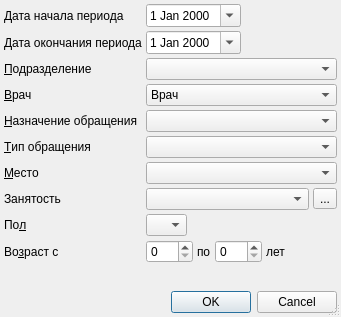
<?xml version="1.0" encoding="UTF-8"?>
<ui version="4.0">
 <class>PersonVisitsSetupDialog</class>
 <widget class="QDialog" name="PersonVisitsSetupDialog">
  <property name="windowModality">
   <enum>Qt::ApplicationModal</enum>
  </property>
  <property name="geometry">
   <rect>
    <x>0</x>
    <y>0</y>
    <width>341</width>
    <height>317</height>
   </rect>
  </property>
  <property name="windowTitle">
   <string>параметры отчёта</string>
  </property>
  <property name="sizeGripEnabled">
   <bool>true</bool>
  </property>
  <layout class="QGridLayout">
   <property name="margin">
    <number>4</number>
   </property>
   <property name="spacing">
    <number>4</number>
   </property>
   <item row="0" column="0">
    <widget class="QLabel" name="lblBegDate">
     <property name="text">
      <string>Дата начала периода</string>
     </property>
     <property name="buddy">
      <cstring>edtBegDate</cstring>
     </property>
    </widget>
   </item>
   <item row="0" column="1" colspan="2">
    <widget class="CDateEdit" name="edtBegDate">
     <property name="sizePolicy">
      <sizepolicy hsizetype="Maximum" vsizetype="Fixed">
       <horstretch>0</horstretch>
       <verstretch>0</verstretch>
      </sizepolicy>
     </property>
     <property name="calendarPopup">
      <bool>true</bool>
     </property>
    </widget>
   </item>
   <item row="1" column="0">
    <widget class="QLabel" name="lblEndDate">
     <property name="text">
      <string>Дата окончания периода</string>
     </property>
     <property name="buddy">
      <cstring>edtEndDate</cstring>
     </property>
    </widget>
   </item>
   <item row="1" column="1" colspan="2">
    <widget class="CDateEdit" name="edtEndDate">
     <property name="sizePolicy">
      <sizepolicy hsizetype="Maximum" vsizetype="Fixed">
       <horstretch>0</horstretch>
       <verstretch>0</verstretch>
      </sizepolicy>
     </property>
     <property name="calendarPopup">
      <bool>true</bool>
     </property>
    </widget>
   </item>
   <item row="4" column="0">
    <widget class="QLabel" name="lblPerson">
     <property name="text">
      <string>&amp;Врач</string>
     </property>
     <property name="buddy">
      <cstring>cmbPerson</cstring>
     </property>
    </widget>
   </item>
   <item row="4" column="1" colspan="4">
    <widget class="CPersonComboBoxEx" name="cmbPerson">
     <item>
      <property name="text">
       <string>Врач</string>
      </property>
     </item>
    </widget>
   </item>
   <item row="5" column="0">
    <widget class="QLabel" name="lblEventPurpose">
     <property name="text">
      <string>&amp;Назначение обращения</string>
     </property>
     <property name="buddy">
      <cstring>cmbPerson</cstring>
     </property>
    </widget>
   </item>
   <item row="5" column="1" colspan="4">
    <widget class="CRBComboBox" name="cmbEventPurpose"/>
   </item>
   <item row="6" column="0">
    <widget class="QLabel" name="lblEventType">
     <property name="text">
      <string>&amp;Тип обращения</string>
     </property>
     <property name="buddy">
      <cstring>cmbPerson</cstring>
     </property>
    </widget>
   </item>
   <item row="6" column="1" colspan="4">
    <widget class="CRBComboBox" name="cmbEventType"/>
   </item>
   <item row="7" column="0">
    <widget class="QLabel" name="lblScene">
     <property name="text">
      <string>&amp;Место</string>
     </property>
     <property name="buddy">
      <cstring>cmbPerson</cstring>
     </property>
    </widget>
   </item>
   <item row="7" column="1" colspan="4">
    <widget class="CRBComboBox" name="cmbScene"/>
   </item>
   <item row="8" column="0">
    <widget class="QLabel" name="lblWorkOrganisation">
     <property name="text">
      <string>Занятость</string>
     </property>
     <property name="buddy">
      <cstring>cmbWorkOrganisation</cstring>
     </property>
    </widget>
   </item>
   <item row="8" column="1" colspan="3">
    <widget class="COrgComboBox" name="cmbWorkOrganisation"/>
   </item>
   <item row="8" column="4">
    <widget class="QToolButton" name="btnSelectWorkOrganisation">
     <property name="text">
      <string>...</string>
     </property>
     <property name="arrowType">
      <enum>Qt::NoArrow</enum>
     </property>
    </widget>
   </item>
   <item row="9" column="0">
    <widget class="QLabel" name="lblSex">
     <property name="text">
      <string>По&amp;л</string>
     </property>
     <property name="buddy">
      <cstring>cmbSex</cstring>
     </property>
    </widget>
   </item>
   <item row="9" column="1">
    <widget class="QComboBox" name="cmbSex">
     <property name="sizePolicy">
      <sizepolicy hsizetype="Maximum" vsizetype="Fixed">
       <horstretch>0</horstretch>
       <verstretch>0</verstretch>
      </sizepolicy>
     </property>
     <item>
      <property name="text">
       <string/>
      </property>
     </item>
     <item>
      <property name="text">
       <string>М</string>
      </property>
     </item>
     <item>
      <property name="text">
       <string>Ж</string>
      </property>
     </item>
    </widget>
   </item>
   <item row="10" column="0">
    <widget class="QLabel" name="lblAge">
     <property name="text">
      <string>Во&amp;зраст с</string>
     </property>
     <property name="buddy">
      <cstring>edtAgeFrom</cstring>
     </property>
    </widget>
   </item>
   <item row="10" column="1" colspan="4">
    <widget class="QFrame" name="frmAge">
     <property name="frameShape">
      <enum>QFrame::NoFrame</enum>
     </property>
     <property name="frameShadow">
      <enum>QFrame::Raised</enum>
     </property>
     <layout class="QHBoxLayout">
      <property name="spacing">
       <number>4</number>
      </property>
      <property name="margin">
       <number>0</number>
      </property>
      <item>
       <widget class="QSpinBox" name="edtAgeFrom">
        <property name="sizePolicy">
         <sizepolicy hsizetype="Preferred" vsizetype="Fixed">
          <horstretch>0</horstretch>
          <verstretch>0</verstretch>
         </sizepolicy>
        </property>
        <property name="maximum">
         <number>150</number>
        </property>
       </widget>
      </item>
      <item>
       <widget class="QLabel" name="lblAgeTo">
        <property name="text">
         <string>по</string>
        </property>
        <property name="buddy">
         <cstring>edtAgeTo</cstring>
        </property>
       </widget>
      </item>
      <item>
       <widget class="QSpinBox" name="edtAgeTo">
        <property name="sizePolicy">
         <sizepolicy hsizetype="Preferred" vsizetype="Fixed">
          <horstretch>0</horstretch>
          <verstretch>0</verstretch>
         </sizepolicy>
        </property>
        <property name="maximum">
         <number>150</number>
        </property>
       </widget>
      </item>
      <item>
       <widget class="QLabel" name="lblAgeYears">
        <property name="text">
         <string>лет</string>
        </property>
        <property name="buddy">
         <cstring>edtAgeTo</cstring>
        </property>
       </widget>
      </item>
      <item>
       <spacer>
        <property name="orientation">
         <enum>Qt::Horizontal</enum>
        </property>
        <property name="sizeHint" stdset="0">
         <size>
          <width>21</width>
          <height>20</height>
         </size>
        </property>
       </spacer>
      </item>
     </layout>
    </widget>
   </item>
   <item row="11" column="0">
    <spacer>
     <property name="orientation">
      <enum>Qt::Vertical</enum>
     </property>
     <property name="sizeHint" stdset="0">
      <size>
       <width>111</width>
       <height>20</height>
      </size>
     </property>
    </spacer>
   </item>
   <item row="12" column="0" colspan="5">
    <widget class="QDialogButtonBox" name="buttonBox">
     <property name="orientation">
      <enum>Qt::Horizontal</enum>
     </property>
     <property name="standardButtons">
      <set>QDialogButtonBox::Cancel|QDialogButtonBox::Ok</set>
     </property>
    </widget>
   </item>
   <item row="3" column="1" colspan="4">
    <widget class="COrgStructureComboBox" name="cmbOrgStructure"/>
   </item>
   <item row="3" column="0">
    <widget class="QLabel" name="lblOrgStructure">
     <property name="text">
      <string>&amp;Подразделение</string>
     </property>
     <property name="buddy">
      <cstring>cmbOrgStructure</cstring>
     </property>
    </widget>
   </item>
  </layout>
 </widget>
 <customwidgets>
  <customwidget>
   <class>CDateEdit</class>
   <extends>QDateEdit</extends>
   <header>library/DateEdit</header>
  </customwidget>
  <customwidget>
   <class>CRBComboBox</class>
   <extends>QComboBox</extends>
   <header>library/crbcombobox.h</header>
  </customwidget>
  <customwidget>
   <class>COrgComboBox</class>
   <extends>QComboBox</extends>
   <header>Orgs/OrgComboBox.h</header>
  </customwidget>
  <customwidget>
   <class>CPersonComboBoxEx</class>
   <extends>QComboBox</extends>
   <header>Orgs/PersonComboBoxEx.h</header>
  </customwidget>
  <customwidget>
   <class>COrgStructureComboBox</class>
   <extends>QComboBox</extends>
   <header>Orgs/OrgStructComboBoxes.h</header>
  </customwidget>
 </customwidgets>
 <tabstops>
  <tabstop>edtBegDate</tabstop>
  <tabstop>edtEndDate</tabstop>
  <tabstop>cmbOrgStructure</tabstop>
  <tabstop>cmbPerson</tabstop>
  <tabstop>cmbEventPurpose</tabstop>
  <tabstop>cmbEventType</tabstop>
  <tabstop>cmbScene</tabstop>
  <tabstop>cmbWorkOrganisation</tabstop>
  <tabstop>btnSelectWorkOrganisation</tabstop>
  <tabstop>cmbSex</tabstop>
  <tabstop>edtAgeFrom</tabstop>
  <tabstop>edtAgeTo</tabstop>
  <tabstop>buttonBox</tabstop>
 </tabstops>
 <resources/>
 <connections>
  <connection>
   <sender>buttonBox</sender>
   <signal>accepted()</signal>
   <receiver>PersonVisitsSetupDialog</receiver>
   <slot>accept()</slot>
   <hints>
    <hint type="sourcelabel">
     <x>116</x>
     <y>268</y>
    </hint>
    <hint type="destinationlabel">
     <x>102</x>
     <y>90</y>
    </hint>
   </hints>
  </connection>
  <connection>
   <sender>buttonBox</sender>
   <signal>rejected()</signal>
   <receiver>PersonVisitsSetupDialog</receiver>
   <slot>reject()</slot>
   <hints>
    <hint type="sourcelabel">
     <x>229</x>
     <y>268</y>
    </hint>
    <hint type="destinationlabel">
     <x>236</x>
     <y>76</y>
    </hint>
   </hints>
  </connection>
 </connections>
</ui>
